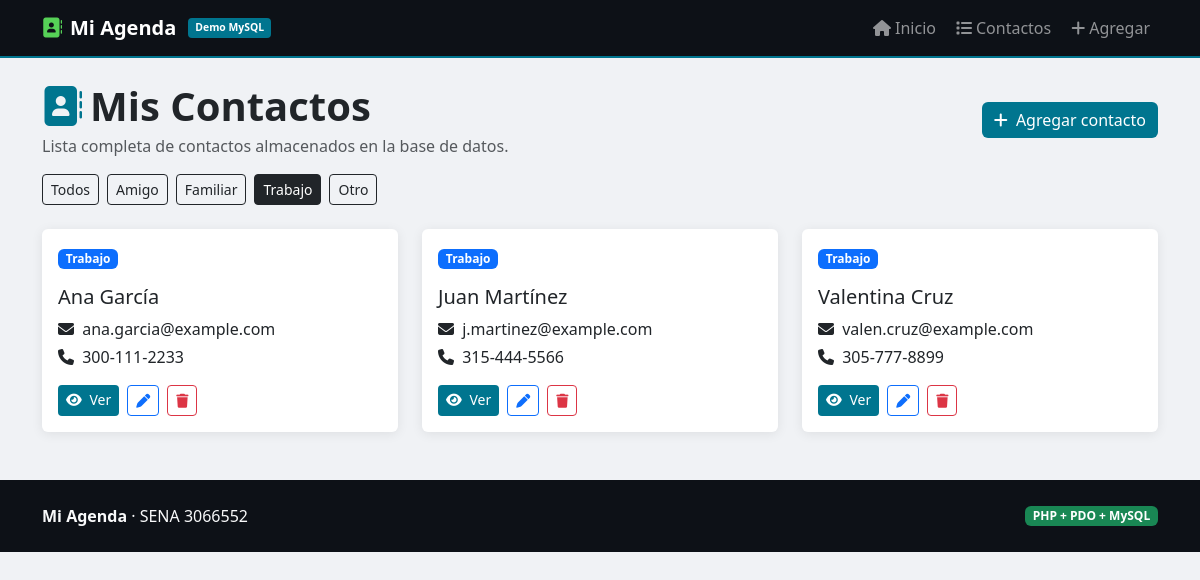
/contactos/index.php?cat=Trabajo, run on the app's committed database.
### tables this page shows
CREATE TABLE contactos (
    id         INT           AUTO_INCREMENT PRIMARY KEY,
    nombre     VARCHAR(100)  NOT NULL,
    email      VARCHAR(150)  NOT NULL UNIQUE,
    telefono   VARCHAR(20),
    categoria  ENUM('Amigo','Familiar','Trabajo','Otro') NOT NULL DEFAULT 'Otro',
    notas      TEXT,
    creado_en  DATETIME      NOT NULL DEFAULT CURRENT_TIMESTAMP
);

### contactos/index.php (the view, shortened to what this page needs)
<?php
$categoriaFiltro = $_GET['cat'] ?? '';
$error           = null;
$contactos       = [];
$categorias      = [];
try {
    $pdo = DB::conectar();
    $categorias = $pdo->query('SELECT DISTINCT categoria FROM contactos ORDER BY categoria')->fetchAll(PDO::FETCH_COLUMN);
    if ($categoriaFiltro !== '') {
        $stmt = $pdo->prepare('SELECT * FROM contactos WHERE categoria = ? ORDER BY nombre');
        $stmt->execute([$categoriaFiltro]);
    } else {
        $stmt = $pdo->query('SELECT * FROM contactos ORDER BY nombre');
    }
    $contactos = $stmt->fetchAll();
} catch (PDOException $e) {
    $error = $e->getMessage();
}
require_once __DIR__ . '/../includes/header.php';
?>
<div class="d-flex flex-wrap justify-content-between align-items-center gap-3 mb-3">
  <div>
    <h1 class="fw-bold mb-1"><i class="fas fa-address-book me-2" style="color:var(--color)"></i>Mis Contactos</h1>
    <p class="text-muted mb-0">Lista completa de contactos almacenados en la base de datos.</p>
  </div>
  <a href="crear.php" class="btn btn-db">
    <i class="fas fa-plus me-1"></i> Agregar contacto
  </a>
</div>
<div class="mb-4 d-flex flex-wrap gap-2">
  <a href="index.php" class="btn btn-sm <?= $categoriaFiltro === '' ? 'btn-dark' : 'btn-outline-dark' ?>">Todos</a>
  <?php foreach ($categorias as $categoria): ?>
    <?php $activo = $categoriaFiltro === $categoria; ?>
    <a href="?cat=<?= urlencode($categoria) ?>" class="btn btn-sm <?= $activo ? 'btn-dark' : 'btn-outline-dark' ?>">
      <?= htmlspecialchars($categoria) ?>
    </a>
  <?php endforeach; ?>
</div>
<?php if ($error): ?>
  <div class="alert alert-danger"><?= htmlspecialchars($error) ?></div>
<?php elseif (empty($contactos)): ?>
  <div class="alert alert-warning mb-0">No hay contactos registrados.</div>
<?php else: ?>
<div class="row g-4">
  <?php foreach ($contactos as $contacto): ?>
    <div class="col-sm-6 col-lg-4">
      <div class="card h-100">
        <div class="card-body">
          <span class="badge bg-primary mb-3"><?= htmlspecialchars($contacto['categoria']) ?></span>
          <h5 class="card-title mb-2"><?= htmlspecialchars($contacto['nombre']) ?></h5>
          <p class="mb-1"><i class="fas fa-envelope me-1"></i> <?= htmlspecialchars($contacto['email']) ?></p>
          <p class="mb-3">
            <i class="fas fa-phone me-1"></i>
            <?php if (!empty($contacto['telefono'])): ?>
              <?= htmlspecialchars($contacto['telefono']) ?>
            <?php else: ?>
              <span class="text-muted">Sin teléfono</span>
            <?php endif; ?>
          </p>
          <div class="d-flex flex-wrap gap-2">
            <a href="ver.php?id=<?= (int) $contacto['id'] ?>" class="btn btn-sm btn-db">
              <i class="fas fa-eye me-1"></i> Ver
            </a>
            <a href="editar.php?id=<?= (int) $contacto['id'] ?>" class="btn btn-sm btn-outline-primary">
              <i class="fas fa-pen"></i>
            </a>
            <a href="eliminar.php?id=<?= (int) $contacto['id'] ?>" class="btn btn-sm btn-outline-danger">
              <i class="fas fa-trash"></i>
            </a>
          </div>
        </div>
      </div>
    </div>
  <?php endforeach; ?>
</div>
<?php endif; ?>
<?php require_once __DIR__ . '/../includes/footer.php'; ?>

### includes/header.php (style rules this page uses)
:root { --color: #00758f; }
body { background: #f0f2f5; }
.card { border: none; box-shadow: 0 2px 12px rgba(0,0,0,.08); }
.btn-db { background: var(--color); color: #fff; border: none; }

### data on the page
contactos: categoria "Trabajo", nombre "Ana García", email "ana.garcia@example.com", telefono "300-111-2233"
contactos: categoria "Trabajo", nombre "Juan Martínez", email "j.martinez@example.com", telefono "315-444-5566"
contactos: categoria "Trabajo", nombre "Valentina Cruz", email "valen.cruz@example.com", telefono "305-777-8899"

### other printed values
$categoria "Amigo"
$categoria "Familiar"
$categoria "Trabajo"
$categoria "Otro"
